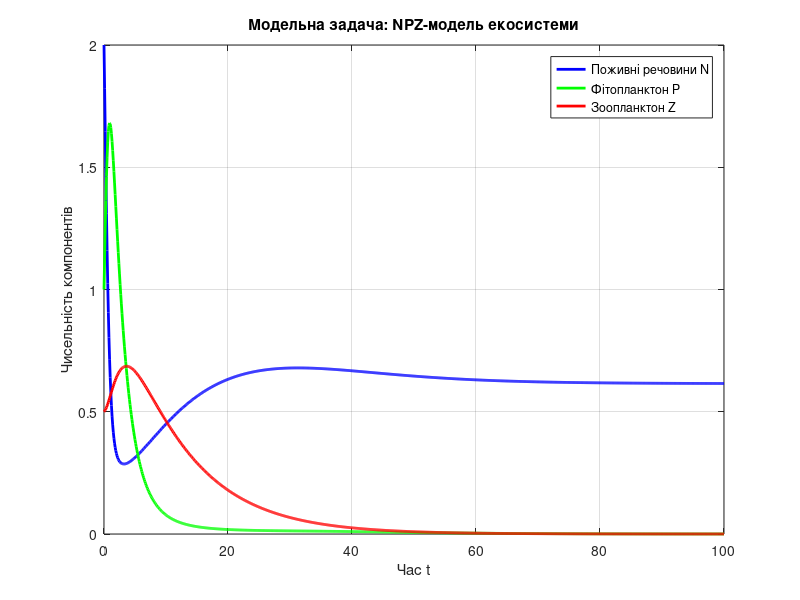
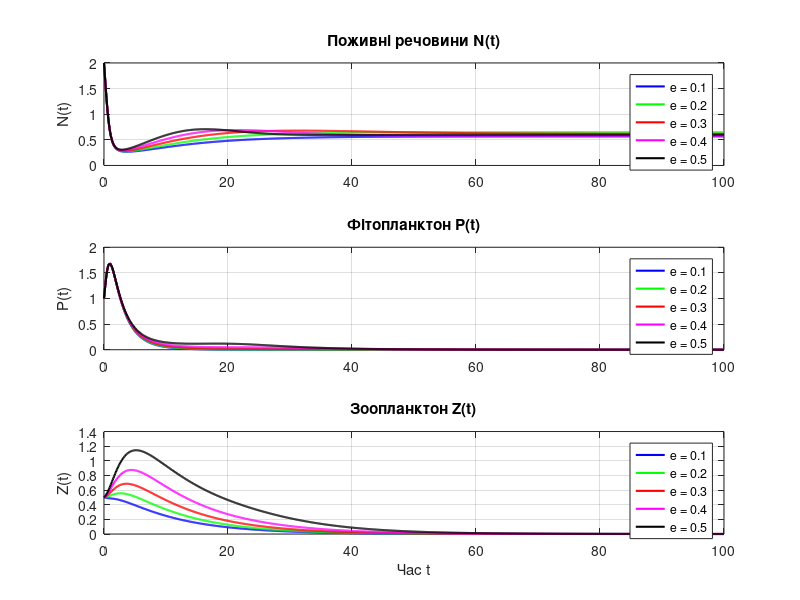

Reproduce these figures in MATLAB, in order.
% lab6_npz_model.m

function lab6_npz_model
    clc; clear; close all;

    %% === Модельна задача ===
    a = 1.0;
    b = 0.5;
    e = 0.3;
    r = 0.2;
    m = 0.1;

    N0 = 2.0; P0 = 1.0; Z0 = 0.5;
    y0 = [N0, P0, Z0];
    tspan = 0:0.1:100;

    [t, Y] = ode45(@(t, y) npz_system(y, a, b, e, r, m), tspan, y0);

    figure('Name', 'Модельна задача NPZ', 'NumberTitle', 'off');
    plot(t, Y(:,1), 'b-', 'LineWidth', 2); hold on;
    plot(t, Y(:,2), 'g-', 'LineWidth', 2);
    plot(t, Y(:,3), 'r-', 'LineWidth', 2);
    xlabel('Час t'); ylabel('Чисельність компонентів');
    legend('Поживні речовини N', 'Фітопланктон P', 'Зоопланктон Z');
    title('Модельна задача: NPZ-модель екосистеми');
    grid on;

    %% === Основне завдання: варіація e ===
    e_values = 0.1:0.1:0.5;
    colors = ['b', 'g', 'r', 'm', 'k'];

    figure('Name', 'Вплив параметра e на NPZ-модель', 'NumberTitle', 'off');
    for i = 1:length(e_values)
        e = e_values(i);
        [t, Y] = ode45(@(t, y) npz_system(y, a, b, e, r, m), tspan, y0);

        subplot(3,1,1);
        plot(t, Y(:,1), 'Color', colors(i), 'LineWidth', 1.5); hold on;
        ylabel('N(t)');
        title('Поживні речовини N(t)');
        grid on;

        subplot(3,1,2);
        plot(t, Y(:,2), 'Color', colors(i), 'LineWidth', 1.5); hold on;
        ylabel('P(t)');
        title('Фітопланктон P(t)');
        grid on;

        subplot(3,1,3);
        plot(t, Y(:,3), 'Color', colors(i), 'LineWidth', 1.5); hold on;
        ylabel('Z(t)');
        xlabel('Час t');
        title('Зоопланктон Z(t)');
        grid on;
    end

    legend_str = arrayfun(@(e) sprintf('e = %.1f', e), e_values, 'UniformOutput', false);
    subplot(3,1,1); legend(legend_str);
    subplot(3,1,2); legend(legend_str);
    subplot(3,1,3); legend(legend_str);
end

%% === Підфункція NPZ-моделі ===
function dydt = npz_system(y, a, b, e, r, m)
    N = y(1);
    P = y(2);
    Z = y(3);

    dNdt = -a*N*P + r*P + m*Z;
    dPdt = a*N*P - b*P - r*P;
    dZdt = e*b*P*Z - m*Z;

    dydt = [dNdt; dPdt; dZdt];
end
